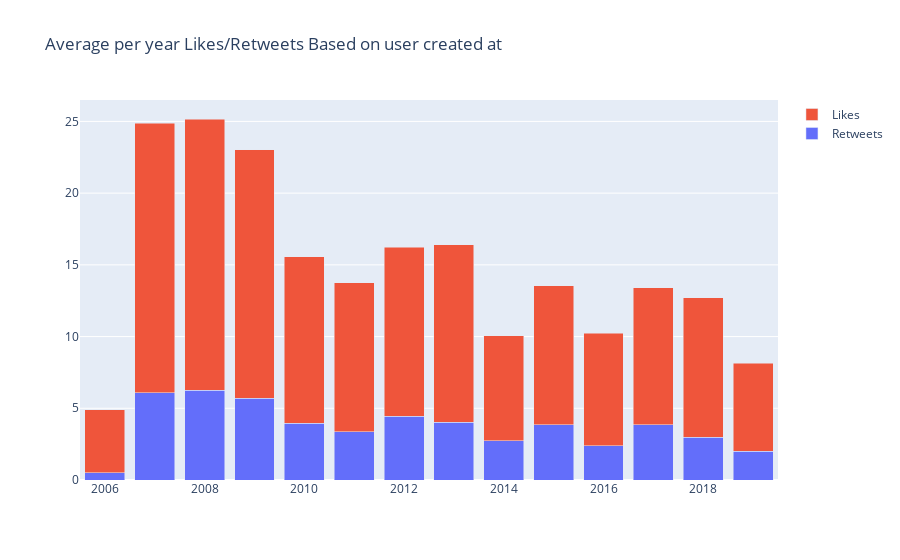

Notebook code for this chart:
### Code cell
groups = df.set_index('user_created_at').groupby(pd.Grouper(freq='Y')).mean()
strs = [pd.to_datetime(i).strftime("%Y") for i in groups.index.values]

fig = go.Figure(data = [
    go.Bar(
        name='Retweets',
        x= strs, # assign x as the dataframe column 'x'
        y=groups['retweet_count']
    ),
    go.Bar(
        name='Likes',
        x=strs, # assign x as the dataframe column 'x'
        y=groups['favorite_count']
    )
])
fig.update_layout(barmode='stack', title="Average per year Likes/Retweets Based on user created at")
fig.show()

### Figure 1 — Plotly figure (JSON) as saved in the notebook; plotly's stock layout.template omitted (floating-point values rounded to 4 significant figures)
{"data": [{"name": "Retweets", "type": "bar", "x": ["2006", "2007", "2008", "2009", "2010", "2011", "2012", "2013", "2014", "2015", "2016", "2017", "2018", "2019"], "y": [0.5062, 6.071, 6.252, 5.701, 3.964, 3.372, 4.462, 4.011, 2.725, 3.848, 2.372, 3.856, 2.997, 1.989]}, {"name": "Likes", "type": "bar", "x": ["2006", "2007", "2008", "2009", "2010", "2011", "2012", "2013", "2014", "2015", "2016", "2017", "2018", "2019"], "y": [4.395, 18.81, 18.92, 17.34, 11.62, 10.37, 11.76, 12.39, 7.319, 9.701, 7.858, 9.538, 9.705, 6.158]}], "layout": {"barmode": "stack", "title": {"text": "Average per year Likes/Retweets Based on user created at"}}}
